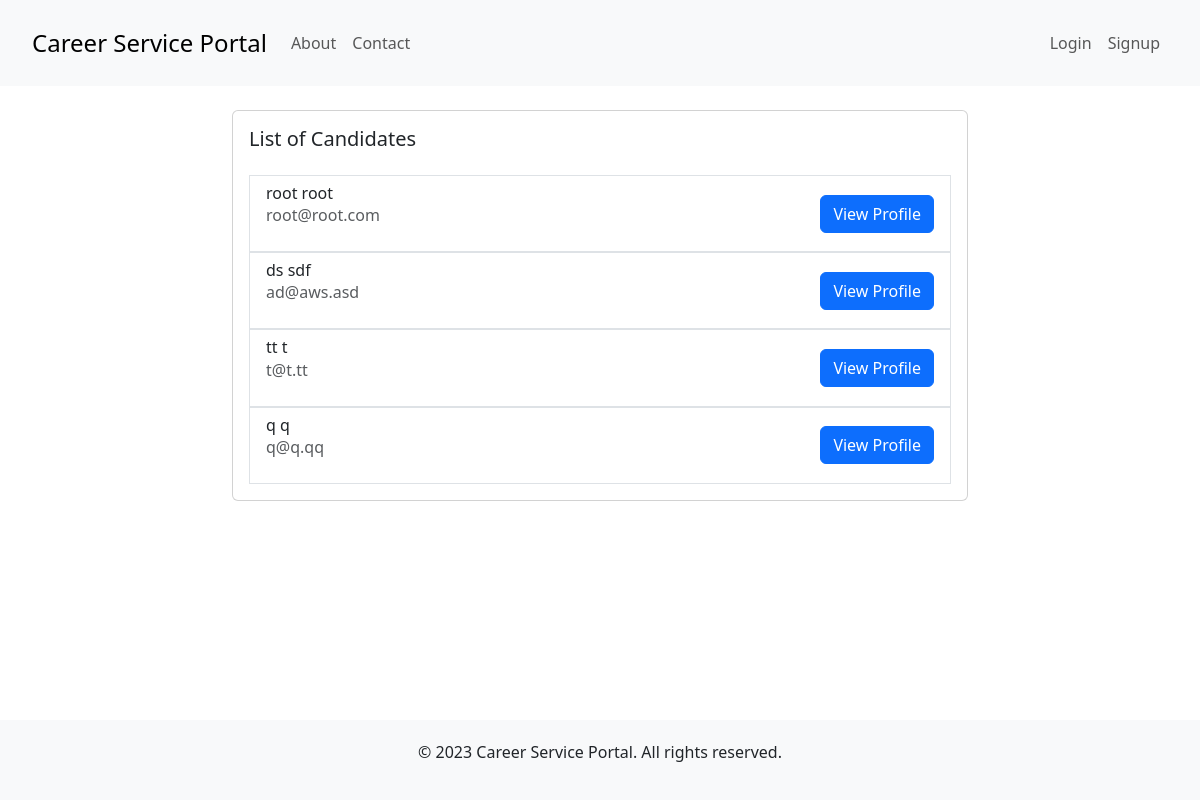
Page /employer/browseCandidatesAll/ on the earlier database version.
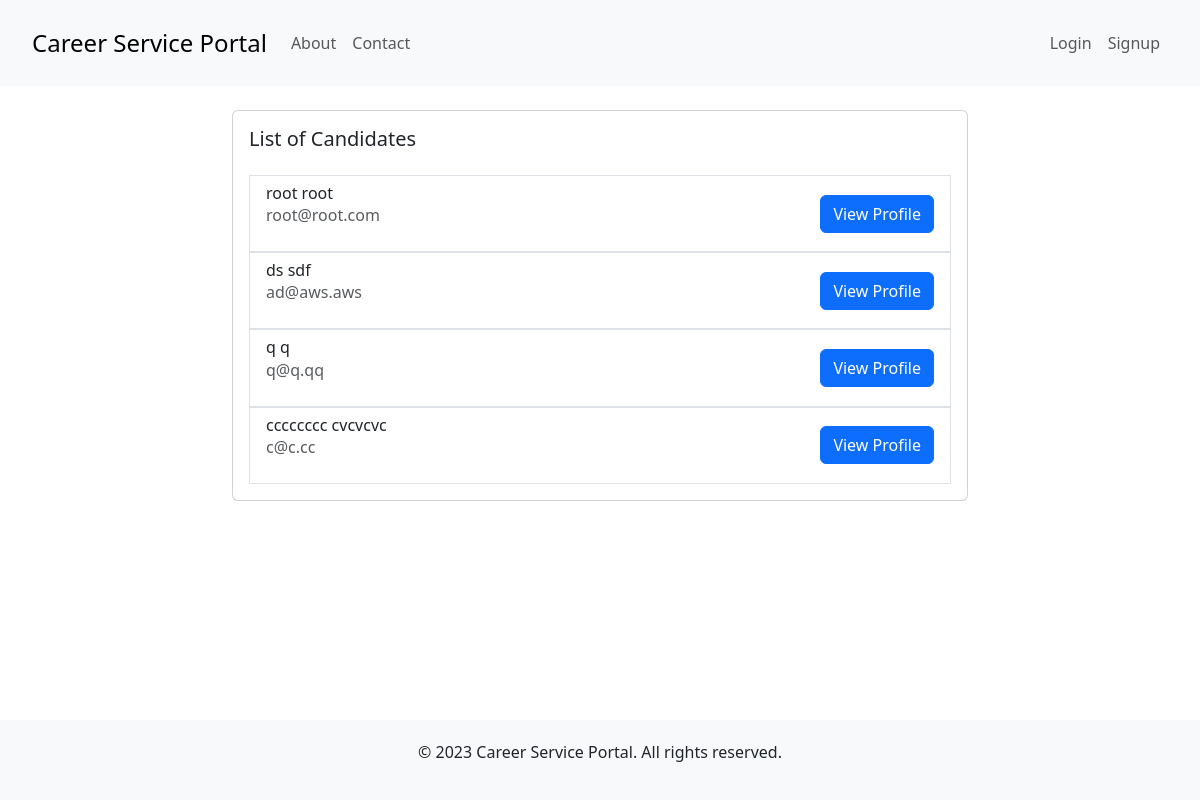
Same page on the later database version.
### candidate/models.py (models this page shows)
class Candidate(models.Model):
    firstName = models.CharField(max_length=255)
    lastName = models.CharField(max_length=255)
    phone = models.CharField(max_length=255)
    resume = models.ForeignKey(
        Resume, on_delete=models.SET_NULL, null=True, blank=True)
    user = models.ForeignKey(User, on_delete=models.CASCADE)

### user/models.py (models this page shows, shortened)
class User(models.Model):
    email = models.EmailField(max_length=254)
    password = models.CharField(max_length=255)
    role = models.CharField(max_length=255)

### employer/views.py (the view)
# urls.py: path('browseCandidatesAll/', views.browse_candidates_all, name='browse_candidates_all'),
def browse_candidates_all(request):
    employer = check_login(request)
    candidates = Candidate.objects.all()
    context = {
        'candidates': candidates
    }
    return render(request, 'employer/browse_candidates_all.html', context)

### employer/views.py (called while the page is built, shortened)
def check_login(request):
    return None

### templates/employer/browse_candidates_all.html (shortened to what this page needs)
{% extends "shared/base.html" %}
{% block content %}
<div class="container">
  <div class="row justify-content-center">
    <div class="col-md-8">
      <div class="card mt-4">
        <div class="card-body">
          <h5 class="card-title mb-4">List of Candidates</h5>
          <ul class="list-group">
            <form method="post" action="{% url 'employer:view_employee_profile' %}">
                {% for candidate in candidates %}
                <li class="list-group-item d-flex justify-content-between align-items-center">
                <div>
                    <h6 class="mb-0">{{ candidate.firstName }} {{ candidate.lastName }}</h6>
                    <p class="text-muted">{{ candidate.user.email }}</p>
                </div>
                <button type="submit" class="btn btn-primary" name="button_id" value="{{ candidate.id }}">View Profile</button>
                </li>
                {% endfor %}
            </form>
          </ul>
        </div>
      </div>
    </div>
  </div>
</div>
{% endblock %}

Differences in the rows shown:
removed Candidate: firstName "tt", lastName "t", user.email "t@t.tt", {{ candidate.id }} 11 (drawn)
changed through a linked row, Candidate "ds": user.email "ad@aws.asd" → "ad@aws.aws"
added Candidate: firstName "cccccccc", lastName "cvcvcvc", user.email "c@c.cc", {{ candidate.id }} 13 (drawn)
